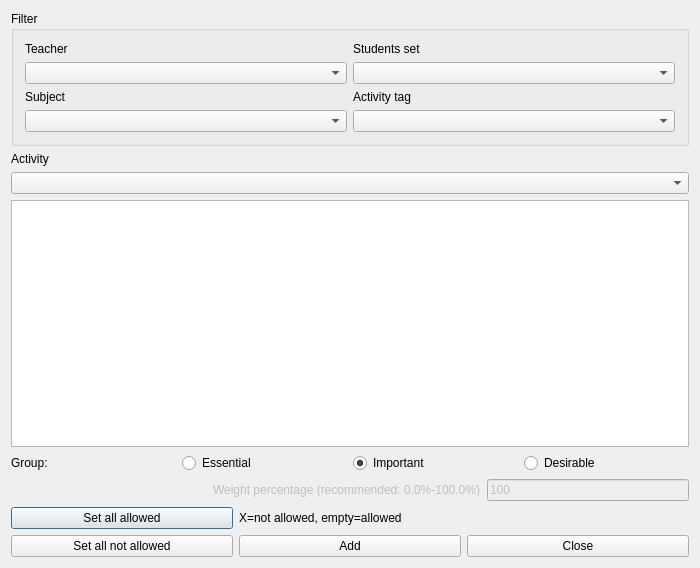
<?xml version="1.0" encoding="UTF-8"?>
<ui version="4.0">
 <class>AddConstraintActivityPreferredTimeSlotsForm_template</class>
 <widget class="QDialog" name="AddConstraintActivityPreferredTimeSlotsForm_template">
  <property name="geometry">
   <rect>
    <x>0</x>
    <y>0</y>
    <width>700</width>
    <height>568</height>
   </rect>
  </property>
  <property name="windowTitle">
   <string extracomment="This is the title of the dialog to add a new constraint of this type">Add activity preferred time slots</string>
  </property>
  <layout class="QGridLayout" name="gridLayout_2">
   <item row="0" column="0">
    <widget class="QGroupBox" name="filterGroupBox">
     <property name="title">
      <string>Filter</string>
     </property>
     <layout class="QGridLayout" name="gridLayout">
      <item row="0" column="0">
       <widget class="QLabel" name="teachersTextLabel">
        <property name="text">
         <string>Teacher</string>
        </property>
        <property name="wordWrap">
         <bool>false</bool>
        </property>
       </widget>
      </item>
      <item row="0" column="1">
       <widget class="QLabel" name="studentsTextLabel">
        <property name="text">
         <string>Students set</string>
        </property>
        <property name="wordWrap">
         <bool>false</bool>
        </property>
       </widget>
      </item>
      <item row="1" column="0">
       <widget class="QComboBox" name="teachersComboBox"/>
      </item>
      <item row="1" column="1">
       <widget class="QComboBox" name="studentsComboBox"/>
      </item>
      <item row="2" column="0">
       <widget class="QLabel" name="subjectsTextLabel">
        <property name="text">
         <string>Subject</string>
        </property>
        <property name="wordWrap">
         <bool>false</bool>
        </property>
       </widget>
      </item>
      <item row="2" column="1">
       <widget class="QLabel" name="activityTagsTextLabel">
        <property name="text">
         <string>Activity tag</string>
        </property>
        <property name="wordWrap">
         <bool>false</bool>
        </property>
       </widget>
      </item>
      <item row="3" column="0">
       <widget class="QComboBox" name="subjectsComboBox"/>
      </item>
      <item row="3" column="1">
       <widget class="QComboBox" name="activityTagsComboBox"/>
      </item>
     </layout>
    </widget>
   </item>
   <item row="1" column="0">
    <layout class="QVBoxLayout" name="activitiesBoxLayout">
     <item>
      <widget class="QLabel" name="activitiesTextLabel">
       <property name="text">
        <string>Activity</string>
       </property>
       <property name="wordWrap">
        <bool>false</bool>
       </property>
      </widget>
     </item>
     <item>
      <widget class="QComboBox" name="activitiesComboBox"/>
     </item>
    </layout>
   </item>
   <item row="2" column="0">
    <widget class="QTableWidget" name="preferredTimesTable"/>
   </item>
   <item row="3" column="0">
    <layout class="QHBoxLayout" name="horizontalLayout_4">
     <item>
      <widget class="QLabel" name="groupTextLabel">
       <property name="text">
        <string>Group:</string>
       </property>
      </widget>
     </item>
     <item>
      <widget class="QRadioButton" name="essentialRadioButton">
       <property name="text">
        <string>Essential</string>
       </property>
      </widget>
     </item>
     <item>
      <widget class="QRadioButton" name="importantRadioButton">
       <property name="text">
        <string>Important</string>
       </property>
       <property name="checked">
        <bool>true</bool>
       </property>
      </widget>
     </item>
     <item>
      <widget class="QRadioButton" name="desirableRadioButton">
       <property name="text">
        <string>Desirable</string>
       </property>
      </widget>
     </item>
    </layout>
   </item>
   <item row="4" column="0">
    <layout class="QHBoxLayout" name="weightBoxLayout">
     <item>
      <spacer name="spacer3">
       <property name="orientation">
        <enum>Qt::Horizontal</enum>
       </property>
       <property name="sizeType">
        <enum>QSizePolicy::Expanding</enum>
       </property>
       <property name="sizeHint" stdset="0">
        <size>
         <width>40</width>
         <height>20</height>
        </size>
       </property>
      </spacer>
     </item>
     <item>
      <widget class="QLabel" name="weightTextLabel">
       <property name="enabled">
        <bool>false</bool>
       </property>
       <property name="frameShape">
        <enum>QFrame::NoFrame</enum>
       </property>
       <property name="frameShadow">
        <enum>QFrame::Plain</enum>
       </property>
       <property name="text">
        <string>Weight percentage (recommended: 0.0%-100.0%)</string>
       </property>
       <property name="wordWrap">
        <bool>false</bool>
       </property>
      </widget>
     </item>
     <item>
      <widget class="QLineEdit" name="weightLineEdit">
       <property name="enabled">
        <bool>false</bool>
       </property>
       <property name="text">
        <string notr="true">100</string>
       </property>
      </widget>
     </item>
    </layout>
   </item>
   <item row="5" column="0">
    <layout class="QGridLayout" name="buttonsGridLayout">
     <item row="0" column="0">
      <widget class="QPushButton" name="setAllAllowedPushButton">
       <property name="text">
        <string comment="It refers to time slots">Set all allowed</string>
       </property>
      </widget>
     </item>
     <item row="0" column="1" colspan="2">
      <widget class="QLabel" name="label">
       <property name="text">
        <string extracomment="This is an explanation in a dialog for a constraint. It says that symbol X means that this slot is not allowed, and an empty cell means that the slot is allowed">X=not allowed, empty=allowed</string>
       </property>
      </widget>
     </item>
     <item row="1" column="0">
      <widget class="QPushButton" name="setAllNotAllowedPushButton">
       <property name="text">
        <string comment="It refers to time slots">Set all not allowed</string>
       </property>
      </widget>
     </item>
     <item row="1" column="1">
      <widget class="QPushButton" name="addConstraintPushButton">
       <property name="text">
        <string>Add</string>
       </property>
      </widget>
     </item>
     <item row="1" column="2">
      <widget class="QPushButton" name="closePushButton">
       <property name="text">
        <string>Close</string>
       </property>
      </widget>
     </item>
    </layout>
   </item>
  </layout>
 </widget>
 <layoutdefault spacing="6" margin="11"/>
 <resources/>
 <connections/>
</ui>
